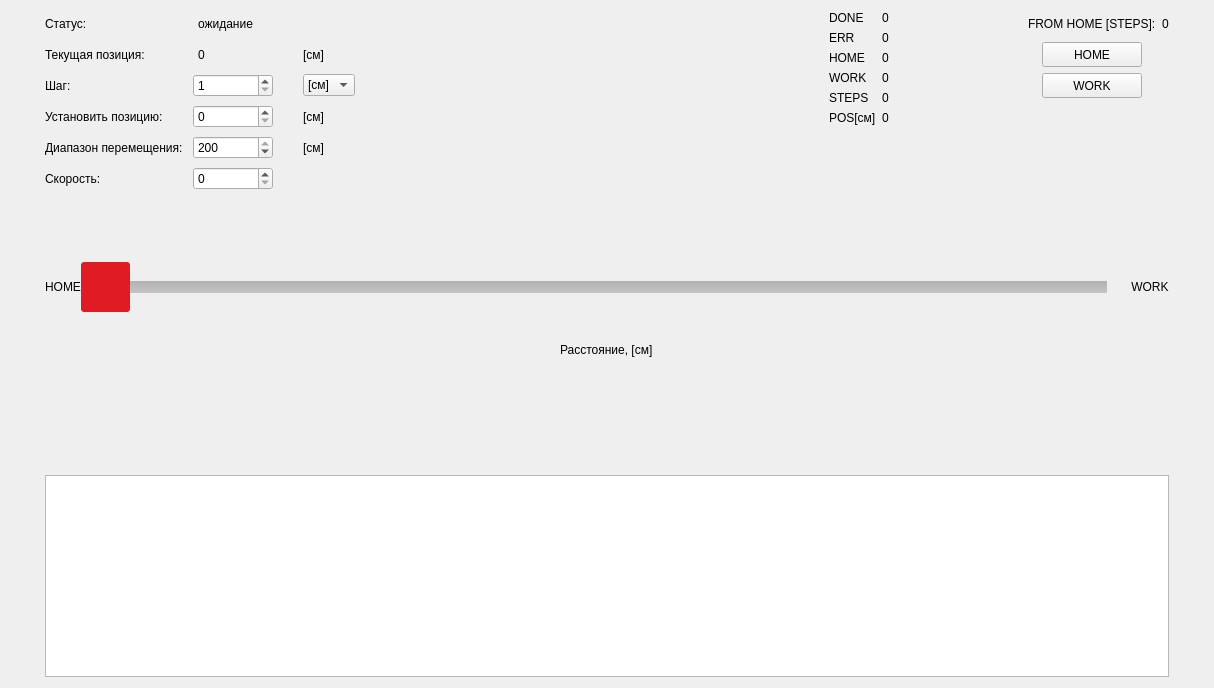
<?xml version="1.0" encoding="UTF-8"?>
<ui version="4.0">
 <class>SPDeviceWidget</class>
 <widget class="QWidget" name="SPDeviceWidget">
  <property name="geometry">
   <rect>
    <x>0</x>
    <y>0</y>
    <width>1214</width>
    <height>688</height>
   </rect>
  </property>
  <property name="windowTitle">
   <string>Widget</string>
  </property>
  <property name="styleSheet">
   <string notr="true"/>
  </property>
  <layout class="QGridLayout" name="gridLayout_2">
   <item row="0" column="0">
    <spacer name="horizontalSpacer_2">
     <property name="orientation">
      <enum>Qt::Horizontal</enum>
     </property>
     <property name="sizeHint" stdset="0">
      <size>
       <width>40</width>
       <height>20</height>
      </size>
     </property>
    </spacer>
   </item>
   <item row="0" column="2">
    <spacer name="horizontalSpacer">
     <property name="orientation">
      <enum>Qt::Horizontal</enum>
     </property>
     <property name="sizeHint" stdset="0">
      <size>
       <width>40</width>
       <height>20</height>
      </size>
     </property>
    </spacer>
   </item>
   <item row="0" column="1">
    <layout class="QVBoxLayout" name="verticalLayout">
     <property name="sizeConstraint">
      <enum>QLayout::SetDefaultConstraint</enum>
     </property>
     <item>
      <layout class="QVBoxLayout" name="paramsVerticalLayout">
       <item>
        <layout class="QHBoxLayout" name="horizontalLayout_5">
         <item>
          <layout class="QGridLayout" name="gridLayout">
           <property name="sizeConstraint">
            <enum>QLayout::SetDefaultConstraint</enum>
           </property>
           <property name="horizontalSpacing">
            <number>10</number>
           </property>
           <item row="0" column="0">
            <widget class="QLabel" name="status_lbl">
             <property name="minimumSize">
              <size>
               <width>0</width>
               <height>25</height>
              </size>
             </property>
             <property name="text">
              <string>Статус:</string>
             </property>
            </widget>
           </item>
           <item row="1" column="1">
            <widget class="QLabel" name="current_pos_value">
             <property name="sizePolicy">
              <sizepolicy hsizetype="Fixed" vsizetype="Preferred">
               <horstretch>0</horstretch>
               <verstretch>0</verstretch>
              </sizepolicy>
             </property>
             <property name="lineWidth">
              <number>3</number>
             </property>
             <property name="text">
              <string>0</string>
             </property>
             <property name="margin">
              <number>0</number>
             </property>
             <property name="indent">
              <number>5</number>
             </property>
            </widget>
           </item>
           <item row="5" column="1">
            <widget class="QSpinBox" name="velocity_spinBox">
             <property name="sizePolicy">
              <sizepolicy hsizetype="Fixed" vsizetype="Fixed">
               <horstretch>0</horstretch>
               <verstretch>0</verstretch>
              </sizepolicy>
             </property>
             <property name="minimumSize">
              <size>
               <width>80</width>
               <height>0</height>
              </size>
             </property>
             <property name="minimum">
              <number>0</number>
             </property>
             <property name="maximum">
              <number>3</number>
             </property>
            </widget>
           </item>
           <item row="0" column="1">
            <widget class="QLabel" name="status_value">
             <property name="sizePolicy">
              <sizepolicy hsizetype="Fixed" vsizetype="Preferred">
               <horstretch>0</horstretch>
               <verstretch>0</verstretch>
              </sizepolicy>
             </property>
             <property name="minimumSize">
              <size>
               <width>100</width>
               <height>0</height>
              </size>
             </property>
             <property name="lineWidth">
              <number>8</number>
             </property>
             <property name="midLineWidth">
              <number>0</number>
             </property>
             <property name="text">
              <string>ожидание</string>
             </property>
             <property name="scaledContents">
              <bool>false</bool>
             </property>
             <property name="indent">
              <number>5</number>
             </property>
            </widget>
           </item>
           <item row="1" column="2">
            <widget class="QLabel" name="currentpos_postfix">
             <property name="text">
              <string>[см]</string>
             </property>
             <property name="margin">
              <number>4</number>
             </property>
            </widget>
           </item>
           <item row="5" column="0">
            <widget class="QLabel" name="velocity_lbl">
             <property name="minimumSize">
              <size>
               <width>0</width>
               <height>25</height>
              </size>
             </property>
             <property name="text">
              <string>Скорость:</string>
             </property>
            </widget>
           </item>
           <item row="1" column="0">
            <widget class="QLabel" name="current_pos_lbl">
             <property name="minimumSize">
              <size>
               <width>0</width>
               <height>25</height>
              </size>
             </property>
             <property name="text">
              <string>Текущая позиция:</string>
             </property>
            </widget>
           </item>
           <item row="2" column="2">
            <widget class="QComboBox" name="comboBox">
             <property name="sizePolicy">
              <sizepolicy hsizetype="Fixed" vsizetype="Fixed">
               <horstretch>0</horstretch>
               <verstretch>0</verstretch>
              </sizepolicy>
             </property>
             <property name="minimumSize">
              <size>
               <width>0</width>
               <height>0</height>
              </size>
             </property>
             <property name="maximumSize">
              <size>
               <width>70</width>
               <height>16777215</height>
              </size>
             </property>
             <property name="editable">
              <bool>false</bool>
             </property>
             <property name="currentText">
              <string>[см]</string>
             </property>
             <property name="currentIndex">
              <number>0</number>
             </property>
             <property name="maxVisibleItems">
              <number>2</number>
             </property>
             <property name="maxCount">
              <number>2</number>
             </property>
             <item>
              <property name="text">
               <string>[см]</string>
              </property>
             </item>
             <item>
              <property name="text">
               <string>[мм]</string>
              </property>
             </item>
            </widget>
           </item>
           <item row="2" column="1">
            <widget class="QSpinBox" name="nsteps_spinBox">
             <property name="sizePolicy">
              <sizepolicy hsizetype="Fixed" vsizetype="Fixed">
               <horstretch>0</horstretch>
               <verstretch>0</verstretch>
              </sizepolicy>
             </property>
             <property name="minimumSize">
              <size>
               <width>80</width>
               <height>0</height>
              </size>
             </property>
             <property name="minimum">
              <number>1</number>
             </property>
             <property name="maximum">
              <number>100</number>
             </property>
            </widget>
           </item>
           <item row="3" column="0">
            <widget class="QLabel" name="set_pos_lbl">
             <property name="minimumSize">
              <size>
               <width>0</width>
               <height>25</height>
              </size>
             </property>
             <property name="text">
              <string>Установить позицию:</string>
             </property>
            </widget>
           </item>
           <item row="3" column="2">
            <widget class="QLabel" name="set_pos_postfix">
             <property name="text">
              <string>[см]</string>
             </property>
             <property name="margin">
              <number>4</number>
             </property>
            </widget>
           </item>
           <item row="2" column="0">
            <widget class="QLabel" name="nsteps_lbl">
             <property name="minimumSize">
              <size>
               <width>0</width>
               <height>25</height>
              </size>
             </property>
             <property name="text">
              <string>Шаг:</string>
             </property>
            </widget>
           </item>
           <item row="3" column="1">
            <widget class="QSpinBox" name="set_pos_spnBox">
             <property name="sizePolicy">
              <sizepolicy hsizetype="Fixed" vsizetype="Fixed">
               <horstretch>0</horstretch>
               <verstretch>0</verstretch>
              </sizepolicy>
             </property>
             <property name="minimumSize">
              <size>
               <width>80</width>
               <height>0</height>
              </size>
             </property>
             <property name="frame">
              <bool>true</bool>
             </property>
             <property name="maximum">
              <number>200</number>
             </property>
            </widget>
           </item>
           <item row="4" column="0">
            <widget class="QLabel" name="zone_lbl">
             <property name="sizePolicy">
              <sizepolicy hsizetype="Fixed" vsizetype="Fixed">
               <horstretch>0</horstretch>
               <verstretch>0</verstretch>
              </sizepolicy>
             </property>
             <property name="minimumSize">
              <size>
               <width>0</width>
               <height>25</height>
              </size>
             </property>
             <property name="text">
              <string>Диапазон перемещения:</string>
             </property>
            </widget>
           </item>
           <item row="4" column="1">
            <widget class="QSpinBox" name="zone_spinBox">
             <property name="sizePolicy">
              <sizepolicy hsizetype="Fixed" vsizetype="Fixed">
               <horstretch>0</horstretch>
               <verstretch>0</verstretch>
              </sizepolicy>
             </property>
             <property name="minimumSize">
              <size>
               <width>80</width>
               <height>0</height>
              </size>
             </property>
             <property name="suffix">
              <string/>
             </property>
             <property name="minimum">
              <number>10</number>
             </property>
             <property name="maximum">
              <number>200</number>
             </property>
             <property name="singleStep">
              <number>10</number>
             </property>
             <property name="value">
              <number>200</number>
             </property>
            </widget>
           </item>
           <item row="4" column="2">
            <widget class="QLabel" name="label_7">
             <property name="text">
              <string>[см]</string>
             </property>
             <property name="margin">
              <number>4</number>
             </property>
            </widget>
           </item>
          </layout>
         </item>
         <item>
          <spacer name="horizontalSpacer_5">
           <property name="orientation">
            <enum>Qt::Horizontal</enum>
           </property>
           <property name="sizeType">
            <enum>QSizePolicy::Expanding</enum>
           </property>
           <property name="sizeHint" stdset="0">
            <size>
             <width>40</width>
             <height>20</height>
            </size>
           </property>
          </spacer>
         </item>
         <item>
          <layout class="QFormLayout" name="formLayout_2">
           <item row="0" column="0">
            <widget class="QLabel" name="label_5">
             <property name="text">
              <string>DONE</string>
             </property>
            </widget>
           </item>
           <item row="0" column="1">
            <widget class="QLabel" name="done_value">
             <property name="sizePolicy">
              <sizepolicy hsizetype="Fixed" vsizetype="Fixed">
               <horstretch>0</horstretch>
               <verstretch>0</verstretch>
              </sizepolicy>
             </property>
             <property name="minimumSize">
              <size>
               <width>70</width>
               <height>0</height>
              </size>
             </property>
             <property name="text">
              <string>0</string>
             </property>
            </widget>
           </item>
           <item row="1" column="0">
            <widget class="QLabel" name="label_6">
             <property name="text">
              <string>ERR</string>
             </property>
            </widget>
           </item>
           <item row="1" column="1">
            <widget class="QLabel" name="err_value">
             <property name="sizePolicy">
              <sizepolicy hsizetype="Fixed" vsizetype="Preferred">
               <horstretch>0</horstretch>
               <verstretch>0</verstretch>
              </sizepolicy>
             </property>
             <property name="text">
              <string>0</string>
             </property>
            </widget>
           </item>
           <item row="2" column="0">
            <widget class="QLabel" name="label_8">
             <property name="text">
              <string>HOME</string>
             </property>
            </widget>
           </item>
           <item row="2" column="1">
            <widget class="QLabel" name="home_value">
             <property name="sizePolicy">
              <sizepolicy hsizetype="Fixed" vsizetype="Preferred">
               <horstretch>0</horstretch>
               <verstretch>0</verstretch>
              </sizepolicy>
             </property>
             <property name="text">
              <string>0</string>
             </property>
            </widget>
           </item>
           <item row="3" column="0">
            <widget class="QLabel" name="label_10">
             <property name="text">
              <string>WORK</string>
             </property>
            </widget>
           </item>
           <item row="3" column="1">
            <widget class="QLabel" name="work_value">
             <property name="text">
              <string>0</string>
             </property>
            </widget>
           </item>
           <item row="4" column="0">
            <widget class="QLabel" name="label_12">
             <property name="text">
              <string>STEPS</string>
             </property>
            </widget>
           </item>
           <item row="4" column="1">
            <widget class="QLabel" name="anw_steps">
             <property name="text">
              <string>0</string>
             </property>
            </widget>
           </item>
           <item row="5" column="0">
            <widget class="QLabel" name="label_4">
             <property name="text">
              <string>POS[см]</string>
             </property>
            </widget>
           </item>
           <item row="5" column="1">
            <widget class="QLabel" name="anw_pos">
             <property name="minimumSize">
              <size>
               <width>100</width>
               <height>0</height>
              </size>
             </property>
             <property name="text">
              <string>0</string>
             </property>
            </widget>
           </item>
          </layout>
         </item>
         <item>
          <spacer name="horizontalSpacer_3">
           <property name="orientation">
            <enum>Qt::Horizontal</enum>
           </property>
           <property name="sizeType">
            <enum>QSizePolicy::Minimum</enum>
           </property>
           <property name="sizeHint" stdset="0">
            <size>
             <width>40</width>
             <height>20</height>
            </size>
           </property>
          </spacer>
         </item>
         <item>
          <layout class="QGridLayout" name="gridLayout_4">
           <property name="sizeConstraint">
            <enum>QLayout::SetDefaultConstraint</enum>
           </property>
           <item row="1" column="0">
            <widget class="QLabel" name="fromhome_lbl">
             <property name="sizePolicy">
              <sizepolicy hsizetype="Preferred" vsizetype="Fixed">
               <horstretch>0</horstretch>
               <verstretch>0</verstretch>
              </sizepolicy>
             </property>
             <property name="minimumSize">
              <size>
               <width>0</width>
               <height>25</height>
              </size>
             </property>
             <property name="text">
              <string>FROM HOME [STEPS]:</string>
             </property>
            </widget>
           </item>
           <item row="1" column="1">
            <widget class="QLabel" name="fromhome_value">
             <property name="minimumSize">
              <size>
               <width>0</width>
               <height>25</height>
              </size>
             </property>
             <property name="text">
              <string>0</string>
             </property>
             <property name="alignment">
              <set>Qt::AlignCenter</set>
             </property>
            </widget>
           </item>
           <item row="4" column="0">
            <spacer name="verticalSpacer_2">
             <property name="orientation">
              <enum>Qt::Vertical</enum>
             </property>
             <property name="sizeHint" stdset="0">
              <size>
               <width>20</width>
               <height>40</height>
              </size>
             </property>
            </spacer>
           </item>
           <item row="2" column="0" alignment="Qt::AlignHCenter">
            <widget class="QPushButton" name="home_PushButton">
             <property name="sizePolicy">
              <sizepolicy hsizetype="Fixed" vsizetype="Fixed">
               <horstretch>0</horstretch>
               <verstretch>0</verstretch>
              </sizepolicy>
             </property>
             <property name="minimumSize">
              <size>
               <width>100</width>
               <height>25</height>
              </size>
             </property>
             <property name="text">
              <string>HOME</string>
             </property>
            </widget>
           </item>
           <item row="3" column="0" alignment="Qt::AlignHCenter">
            <widget class="QPushButton" name="work_PushButton">
             <property name="sizePolicy">
              <sizepolicy hsizetype="Fixed" vsizetype="Fixed">
               <horstretch>0</horstretch>
               <verstretch>0</verstretch>
              </sizepolicy>
             </property>
             <property name="minimumSize">
              <size>
               <width>100</width>
               <height>25</height>
              </size>
             </property>
             <property name="text">
              <string>WORK</string>
             </property>
            </widget>
           </item>
          </layout>
         </item>
        </layout>
       </item>
      </layout>
     </item>
     <item>
      <spacer name="verticalSpacer_4">
       <property name="orientation">
        <enum>Qt::Vertical</enum>
       </property>
       <property name="sizeType">
        <enum>QSizePolicy::MinimumExpanding</enum>
       </property>
       <property name="sizeHint" stdset="0">
        <size>
         <width>20</width>
         <height>40</height>
        </size>
       </property>
      </spacer>
     </item>
     <item>
      <layout class="QHBoxLayout" name="sliderHorizontalLayout">
       <property name="spacing">
        <number>0</number>
       </property>
       <property name="sizeConstraint">
        <enum>QLayout::SetFixedSize</enum>
       </property>
       <item>
        <widget class="QLabel" name="label_2">
         <property name="text">
          <string>HOME</string>
         </property>
         <property name="alignment">
          <set>Qt::AlignCenter</set>
         </property>
         <property name="margin">
          <number>10</number>
         </property>
        </widget>
       </item>
       <item>
        <widget class="spd_tickmarkslider" name="horizontalSlider">
         <property name="sizePolicy">
          <sizepolicy hsizetype="Fixed" vsizetype="Fixed">
           <horstretch>0</horstretch>
           <verstretch>0</verstretch>
          </sizepolicy>
         </property>
         <property name="minimumSize">
          <size>
           <width>1050</width>
           <height>100</height>
          </size>
         </property>
         <property name="mouseTracking">
          <bool>false</bool>
         </property>
         <property name="styleSheet">
          <string notr="true">QSlider::groove:horizontal{
	border: 1px solid #999999;
	height: 10px;
	width: 1000px;
}

QSlider::handle:horizontal{
	rotate: 45;
	background: #2a2a2a;
	background-color: rgb(224, 27, 36);
	margin: -20px -25px;
    border-radius: 3px;
}

QSlider::add-page:horizontal{
	background: qlineargradient(x1:0, y1:0, x2:0, y2:1, stop:0 #B1B1B1, stop:1 #c4c4c4);
}

QSlider::sub-page:horizontal{	
	background-color: rgb(153, 193, 241);
}
</string>
         </property>
         <property name="minimum">
          <number>0</number>
         </property>
         <property name="maximum">
          <number>200</number>
         </property>
         <property name="singleStep">
          <number>1</number>
         </property>
         <property name="value">
          <number>0</number>
         </property>
         <property name="sliderPosition">
          <number>0</number>
         </property>
         <property name="tracking">
          <bool>true</bool>
         </property>
         <property name="orientation">
          <enum>Qt::Horizontal</enum>
         </property>
         <property name="tickPosition">
          <enum>QSlider::TicksAbove</enum>
         </property>
         <property name="tickInterval">
          <number>10</number>
         </property>
        </widget>
       </item>
       <item>
        <widget class="QLabel" name="label_3">
         <property name="lineWidth">
          <number>5</number>
         </property>
         <property name="text">
          <string>WORK</string>
         </property>
         <property name="alignment">
          <set>Qt::AlignCenter</set>
         </property>
         <property name="margin">
          <number>10</number>
         </property>
        </widget>
       </item>
      </layout>
     </item>
     <item alignment="Qt::AlignHCenter">
      <widget class="QLabel" name="label">
       <property name="text">
        <string>Расстояние, [см]</string>
       </property>
       <property name="margin">
        <number>20</number>
       </property>
      </widget>
     </item>
     <item>
      <layout class="QHBoxLayout" name="playbuttonsHorizontalLayout">
       <property name="sizeConstraint">
        <enum>QLayout::SetFixedSize</enum>
       </property>
       <item>
        <spacer name="horizontalSpacerLeft">
         <property name="orientation">
          <enum>Qt::Horizontal</enum>
         </property>
         <property name="sizeHint" stdset="0">
          <size>
           <width>40</width>
           <height>20</height>
          </size>
         </property>
        </spacer>
       </item>
       <item>
        <widget class="QPushButton" name="farLeft">
         <property name="minimumSize">
          <size>
           <width>96</width>
           <height>96</height>
          </size>
         </property>
         <property name="styleSheet">
          <string notr="true">#farLeft{
	border-radius:48;
	border-image: url(:/icons/icons8-rewind-button-round-96.png);
}

#farLeft:checked{
	background-color: rgb(222, 221, 218);
}

</string>
         </property>
         <property name="text">
          <string/>
         </property>
         <property name="iconSize">
          <size>
           <width>96</width>
           <height>96</height>
          </size>
         </property>
         <property name="checkable">
          <bool>true</bool>
         </property>
        </widget>
       </item>
       <item>
        <widget class="QPushButton" name="stepLeft">
         <property name="minimumSize">
          <size>
           <width>96</width>
           <height>96</height>
          </size>
         </property>
         <property name="styleSheet">
          <string notr="true">#stepLeft{
	border-radius:48;
	border-image: url(:/icons/icons8-back-arrow-96.png);
}

#stepLeft:pressed{
	background-color: rgb(222, 221, 218);
}


</string>
         </property>
         <property name="text">
          <string/>
         </property>
         <property name="iconSize">
          <size>
           <width>96</width>
           <height>96</height>
          </size>
         </property>
        </widget>
       </item>
       <item>
        <widget class="QPushButton" name="stop">
         <property name="minimumSize">
          <size>
           <width>96</width>
           <height>96</height>
          </size>
         </property>
         <property name="baseSize">
          <size>
           <width>96</width>
           <height>96</height>
          </size>
         </property>
         <property name="styleSheet">
          <string notr="true">#stop{
	border-radius:48px;
	border-image: url(:/icons/icons8-play-button-circled-96.png);
}

#stop:checked{
	background-color: rgb(222, 221, 218);
	border-image: url(:/icons/icons8-stop-circled-96.png);
}</string>
         </property>
         <property name="text">
          <string/>
         </property>
         <property name="iconSize">
          <size>
           <width>96</width>
           <height>96</height>
          </size>
         </property>
         <property name="checkable">
          <bool>true</bool>
         </property>
        </widget>
       </item>
       <item>
        <widget class="QPushButton" name="stepRight">
         <property name="minimumSize">
          <size>
           <width>96</width>
           <height>96</height>
          </size>
         </property>
         <property name="styleSheet">
          <string notr="true">#stepRight{
	border-radius:48;
	border-image: url(:/icons/icons8-forward-button-96.png);
}

#stepRight:pressed{
	background-color: rgb(222, 221, 218);
}</string>
         </property>
         <property name="text">
          <string/>
         </property>
         <property name="iconSize">
          <size>
           <width>96</width>
           <height>96</height>
          </size>
         </property>
        </widget>
       </item>
       <item>
        <widget class="QPushButton" name="farRight">
         <property name="minimumSize">
          <size>
           <width>96</width>
           <height>96</height>
          </size>
         </property>
         <property name="autoFillBackground">
          <bool>false</bool>
         </property>
         <property name="styleSheet">
          <string notr="true">QPushButton {
	border-radius:48px;
	border-image: url(:/icons/icons8-fast-forward-round-96.png);
}

QPushButton:checked {
	background-color: rgb(222, 221, 218);
}


</string>
         </property>
         <property name="text">
          <string/>
         </property>
         <property name="iconSize">
          <size>
           <width>96</width>
           <height>96</height>
          </size>
         </property>
         <property name="checkable">
          <bool>true</bool>
         </property>
         <property name="checked">
          <bool>false</bool>
         </property>
         <property name="autoRepeat">
          <bool>true</bool>
         </property>
         <property name="flat">
          <bool>false</bool>
         </property>
        </widget>
       </item>
       <item>
        <spacer name="horizontalSpacerRight">
         <property name="orientation">
          <enum>Qt::Horizontal</enum>
         </property>
         <property name="sizeHint" stdset="0">
          <size>
           <width>40</width>
           <height>20</height>
          </size>
         </property>
        </spacer>
       </item>
      </layout>
     </item>
    </layout>
   </item>
   <item row="1" column="1">
    <spacer name="verticalSpacer">
     <property name="orientation">
      <enum>Qt::Vertical</enum>
     </property>
     <property name="sizeType">
      <enum>QSizePolicy::Fixed</enum>
     </property>
     <property name="sizeHint" stdset="0">
      <size>
       <width>20</width>
       <height>10</height>
      </size>
     </property>
    </spacer>
   </item>
   <item row="3" column="1">
    <widget class="QPlainTextEdit" name="spdPlainText">
     <property name="focusPolicy">
      <enum>Qt::NoFocus</enum>
     </property>
     <property name="readOnly">
      <bool>true</bool>
     </property>
    </widget>
   </item>
  </layout>
 </widget>
 <customwidgets>
  <customwidget>
   <class>spd_tickmarkslider</class>
   <extends>QSlider</extends>
   <header>devices/samplepositioning/spd_tickmarkslider.hpp</header>
  </customwidget>
 </customwidgets>
 <resources/>
 <connections/>
</ui>
